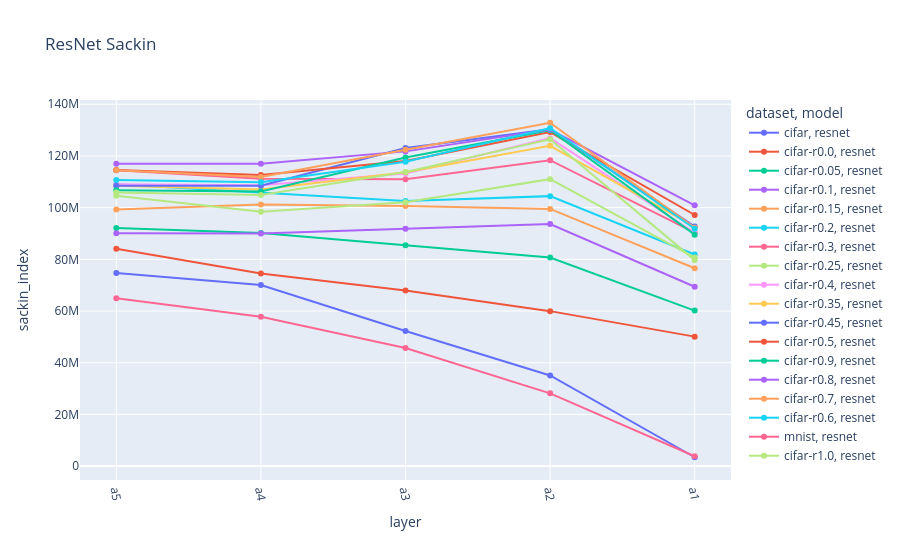

The code cell stored with this chart in its notebook:
### Code cell
fig = px.line(resnet, x="layer", y="sackin_index", color="dataset", symbol="model", color_discrete_sequence=px.colors.qualitative.Plotly, title="ResNet Sackin")
fig.update_xaxes(tickangle=80)
# fig.update_yaxes(type="log")

### Figure 1 — Plotly figure (JSON) as saved in the notebook; plotly's stock layout.template omitted (floating-point values rounded to 4 significant figures)
{"data": [{"hovertemplate": "dataset=cifar<br>model=resnet<br>layer=%{x}<br>sackin_index=%{y}<extra></extra>", "legendgroup": "cifar, resnet", "line": {"color": "#636EFA", "dash": "solid"}, "marker": {"symbol": "circle"}, "mode": "lines+markers", "name": "cifar, resnet", "orientation": "v", "showlegend": true, "type": "scatter", "x": ["a5", "a4", "a3", "a2", "a1"], "xaxis": "x", "y": [74730000.0, 70060000.0, 52300000.0, 35070000.0, 3426000.0], "yaxis": "y"}, {"hovertemplate": "dataset=cifar-r0.0<br>model=resnet<br>layer=%{x}<br>sackin_index=%{y}<extra></extra>", "legendgroup": "cifar-r0.0, resnet", "line": {"color": "#EF553B", "dash": "solid"}, "marker": {"symbol": "circle"}, "mode": "lines+markers", "name": "cifar-r0.0, resnet", "orientation": "v", "showlegend": true, "type": "scatter", "x": ["a5", "a4", "a3", "a2", "a1"], "xaxis": "x", "y": [84070000.0, 74530000.0, 67940000.0, 59960000.0, 50100000.0], "yaxis": "y"}, {"hovertemplate": "dataset=cifar-r0.05<br>model=resnet<br>layer=%{x}<br>sackin_index=%{y}<extra></extra>", "legendgroup": "cifar-r0.05, resnet", "line": {"color": "#00CC96", "dash": "solid"}, "marker": {"symbol": "circle"}, "mode": "lines+markers", "name": "cifar-r0.05, resnet", "orientation": "v", "showlegend": true, "type": "scatter", "x": ["a5", "a4", "a3", "a2", "a1"], "xaxis": "x", "y": [92150000.0, 90230000.0, 85500000.0, 80730000.0, 60170000.0], "yaxis": "y"}, {"hovertemplate": "dataset=cifar-r0.1<br>model=resnet<br>layer=%{x}<br>sackin_index=%{y}<extra></extra>", "legendgroup": "cifar-r0.1, resnet", "line": {"color": "#AB63FA", "dash": "solid"}, "marker": {"symbol": "circle"}, "mode": "lines+markers", "name": "cifar-r0.1, resnet", "orientation": "v", "showlegend": true, "type": "scatter", "x": ["a5", "a4", "a3", "a2", "a1"], "xaxis": "x", "y": [90100000.0, 89980000.0, 91820000.0, 93630000.0, 69380000.0], "yaxis": "y"}, {"hovertemplate": "dataset=cifar-r0.15<br>model=resnet<br>layer=%{x}<br>sackin_index=%{y}<extra></extra>", "legendgroup": "cifar-r0.15, resnet", "line": {"color": "#FFA15A", "dash": "solid"}, "marker": {"symbol": "circle"}, "mode": "lines+markers", "name": "cifar-r0.15, resnet", "orientation": "v", "showlegend": true, "type": "scatter", "x": ["a5", "a4", "a3", "a2", "a1"], "xaxis": "x", "y": [99330000.0, 101300000.0, 100700000.0, 99500000.0, 76540000.0], "yaxis": "y"}, {"hovertemplate": "dataset=cifar-r0.2<br>model=resnet<br>layer=%{x}<br>sackin_index=%{y}<extra></extra>", "legendgroup": "cifar-r0.2, resnet", "line": {"color": "#19D3F3", "dash": "solid"}, "marker": {"symbol": "circle"}, "mode": "lines+markers", "name": "cifar-r0.2, resnet", "orientation": "v", "showlegend": true, "type": "scatter", "x": ["a5", "a4", "a3", "a2", "a1"], "xaxis": "x", "y": [109100000.0, 105900000.0, 102600000.0, 104500000.0, 81880000.0], "yaxis": "y"}, {"hovertemplate": "dataset=cifar-r0.3<br>model=resnet<br>layer=%{x}<br>sackin_index=%{y}<extra></extra>", "legendgroup": "cifar-r0.3, resnet", "line": {"color": "#FF6692", "dash": "solid"}, "marker": {"symbol": "circle"}, "mode": "lines+markers", "name": "cifar-r0.3, resnet", "orientation": "v", "showlegend": true, "type": "scatter", "x": ["a5", "a4", "a3", "a2", "a1"], "xaxis": "x", "y": [114500000.0, 111200000.0, 111000000.0, 118400000.0, 90320000.0], "yaxis": "y"}, {"hovertemplate": "dataset=cifar-r0.25<br>model=resnet<br>layer=%{x}<br>sackin_index=%{y}<extra></extra>", "legendgroup": "cifar-r0.25, resnet", "line": {"color": "#B6E880", "dash": "solid"}, "marker": {"symbol": "circle"}, "mode": "lines+markers", "name": "cifar-r0.25, resnet", "orientation": "v", "showlegend": true, "type": "scatter", "x": ["a5", "a4", "a3", "a2", "a1"], "xaxis": "x", "y": [104600000.0, 98370000.0, 102100000.0, 111000000.0, 80700000.0], "yaxis": "y"}, {"hovertemplate": "dataset=cifar-r0.4<br>model=resnet<br>layer=%{x}<br>sackin_index=%{y}<extra></extra>", "legendgroup": "cifar-r0.4, resnet", "line": {"color": "#FF97FF", "dash": "solid"}, "marker": {"symbol": "circle"}, "mode": "lines+markers", "name": "cifar-r0.4, resnet", "orientation": "v", "showlegend": true, "type": "scatter", "x": ["a5", "a4", "a3", "a2", "a1"], "xaxis": "x", "y": [109000000.0, 108700000.0, 113200000.0, 126900000.0, 90210000.0], "yaxis": "y"}, {"hovertemplate": "dataset=cifar-r0.35<br>model=resnet<br>layer=%{x}<br>sackin_index=%{y}<extra></extra>", "legendgroup": "cifar-r0.35, resnet", "line": {"color": "#FECB52", "dash": "solid"}, "marker": {"symbol": "circle"}, "mode": "lines+markers", "name": "cifar-r0.35, resnet", "orientation": "v", "showlegend": true, "type": "scatter", "x": ["a5", "a4", "a3", "a2", "a1"], "xaxis": "x", "y": [108400000.0, 107100000.0, 113700000.0, 123900000.0, 92640000.0], "yaxis": "y"}, {"hovertemplate": "dataset=cifar-r0.45<br>model=resnet<br>layer=%{x}<br>sackin_index=%{y}<extra></extra>", "legendgroup": "cifar-r0.45, resnet", "line": {"color": "#636EFA", "dash": "solid"}, "marker": {"symbol": "circle"}, "mode": "lines+markers", "name": "cifar-r0.45, resnet", "orientation": "v", "showlegend": true, "type": "scatter", "x": ["a5", "a4", "a3", "a2", "a1"], "xaxis": "x", "y": [108500000.0, 108400000.0, 123100000.0, 130300000.0, 92670000.0], "yaxis": "y"}, {"hovertemplate": "dataset=cifar-r0.5<br>model=resnet<br>layer=%{x}<br>sackin_index=%{y}<extra></extra>", "legendgroup": "cifar-r0.5, resnet", "line": {"color": "#EF553B", "dash": "solid"}, "marker": {"symbol": "circle"}, "mode": "lines+markers", "name": "cifar-r0.5, resnet", "orientation": "v", "showlegend": true, "type": "scatter", "x": ["a5", "a4", "a3", "a2", "a1"], "xaxis": "x", "y": [114600000.0, 112600000.0, 118100000.0, 129200000.0, 97150000.0], "yaxis": "y"}, {"hovertemplate": "dataset=cifar-r0.9<br>model=resnet<br>layer=%{x}<br>sackin_index=%{y}<extra></extra>", "legendgroup": "cifar-r0.9, resnet", "line": {"color": "#00CC96", "dash": "solid"}, "marker": {"symbol": "circle"}, "mode": "lines+markers", "name": "cifar-r0.9, resnet", "orientation": "v", "showlegend": true, "type": "scatter", "x": ["a5", "a4", "a3", "a2", "a1"], "xaxis": "x", "y": [106700000.0, 106300000.0, 119400000.0, 130000000.0, 89540000.0], "yaxis": "y"}, {"hovertemplate": "dataset=cifar-r0.8<br>model=resnet<br>layer=%{x}<br>sackin_index=%{y}<extra></extra>", "legendgroup": "cifar-r0.8, resnet", "line": {"color": "#AB63FA", "dash": "solid"}, "marker": {"symbol": "circle"}, "mode": "lines+markers", "name": "cifar-r0.8, resnet", "orientation": "v", "showlegend": true, "type": "scatter", "x": ["a5", "a4", "a3", "a2", "a1"], "xaxis": "x", "y": [117000000.0, 117000000.0, 121800000.0, 130200000.0, 100900000.0], "yaxis": "y"}, {"hovertemplate": "dataset=cifar-r0.7<br>model=resnet<br>layer=%{x}<br>sackin_index=%{y}<extra></extra>", "legendgroup": "cifar-r0.7, resnet", "line": {"color": "#FFA15A", "dash": "solid"}, "marker": {"symbol": "circle"}, "mode": "lines+markers", "name": "cifar-r0.7, resnet", "orientation": "v", "showlegend": true, "type": "scatter", "x": ["a5", "a4", "a3", "a2", "a1"], "xaxis": "x", "y": [114500000.0, 111900000.0, 122400000.0, 132800000.0, 92200000.0], "yaxis": "y"}, {"hovertemplate": "dataset=cifar-r0.6<br>model=resnet<br>layer=%{x}<br>sackin_index=%{y}<extra></extra>", "legendgroup": "cifar-r0.6, resnet", "line": {"color": "#19D3F3", "dash": "solid"}, "marker": {"symbol": "circle"}, "mode": "lines+markers", "name": "cifar-r0.6, resnet", "orientation": "v", "showlegend": true, "type": "scatter", "x": ["a5", "a4", "a3", "a2", "a1"], "xaxis": "x", "y": [110700000.0, 109900000.0, 117800000.0, 130700000.0, 91840000.0], "yaxis": "y"}, {"hovertemplate": "dataset=mnist<br>model=resnet<br>layer=%{x}<br>sackin_index=%{y}<extra></extra>", "legendgroup": "mnist, resnet", "line": {"color": "#FF6692", "dash": "solid"}, "marker": {"symbol": "circle"}, "mode": "lines+markers", "name": "mnist, resnet", "orientation": "v", "showlegend": true, "type": "scatter", "x": ["a5", "a4", "a3", "a2", "a1"], "xaxis": "x", "y": [64950000.0, 57800000.0, 45660000.0, 28160000.0, 3829000.0], "yaxis": "y"}, {"hovertemplate": "dataset=cifar-r1.0<br>model=resnet<br>layer=%{x}<br>sackin_index=%{y}<extra></extra>", "legendgroup": "cifar-r1.0, resnet", "line": {"color": "#B6E880", "dash": "solid"}, "marker": {"symbol": "circle"}, "mode": "lines+markers", "name": "cifar-r1.0, resnet", "orientation": "v", "showlegend": true, "type": "scatter", "x": ["a5", "a4", "a3", "a2", "a1"], "xaxis": "x", "y": [105900000.0, 104900000.0, 113800000.0, 126500000.0, 79690000.0], "yaxis": "y"}], "layout": {"legend": {"title": {"text": "dataset, model"}, "tracegroupgap": 0}, "title": {"text": "ResNet Sackin"}, "xaxis": {"anchor": "y", "domain": [0, 1], "tickangle": 80, "title": {"text": "layer"}}, "yaxis": {"anchor": "x", "domain": [0, 1], "title": {"text": "sackin_index"}}}}
